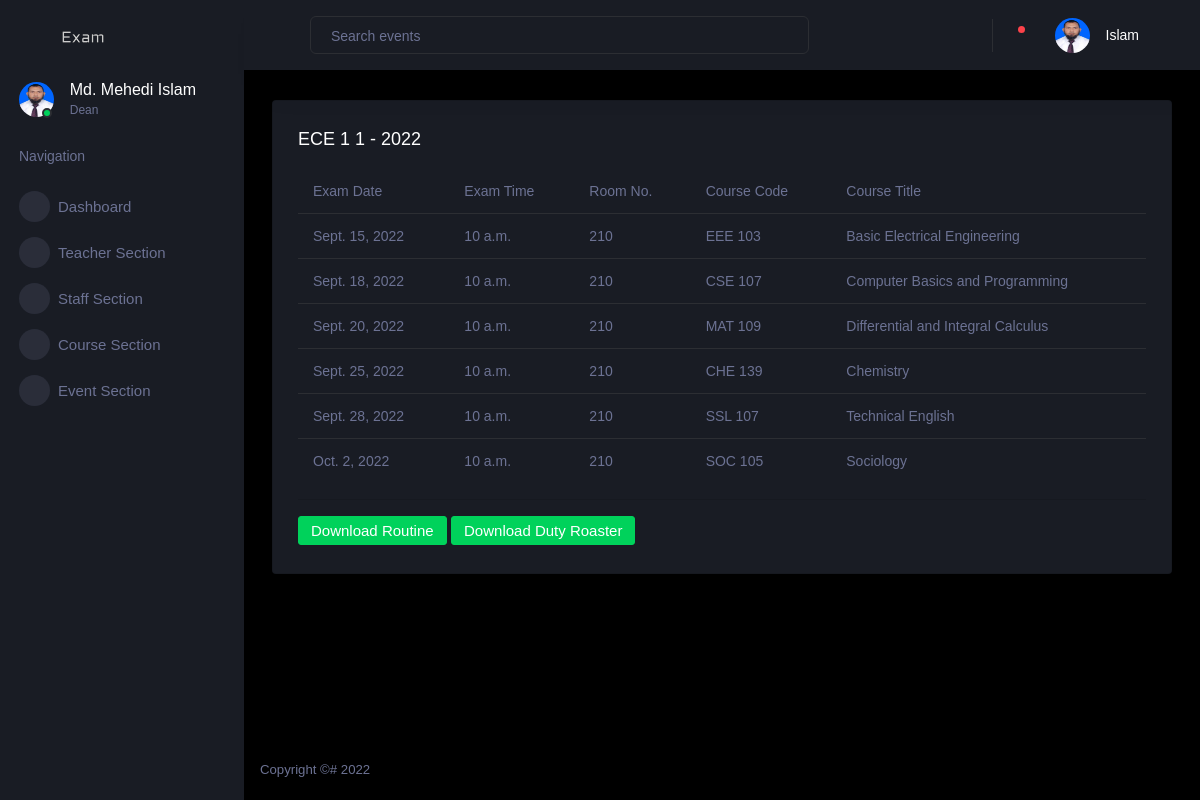
The app's page /user/routine-view/1 (signed in) with its own data.
### account/models.py (models this page shows, shortened)
class Teacher(models.Model):
    user = models.OneToOneField(
        User, on_delete=models.CASCADE, primary_key=True)
    title = models.CharField(max_length=255, null=False,
                             choices=TEACHER_TITLE_CHOICES, default='None')
    contact_number = models.CharField(null=False, unique=True, max_length=255)
    profile_picture = models.ImageField(
        upload_to=get_profile_pictures_directory, blank=True, null=True)
    department = models.ForeignKey(Department, on_delete=models.DO_NOTHING)
    is_available = models.BooleanField(default=True)
    total_creadits = models.DecimalField(
        max_digits=10, decimal_places=2, default=0)

class Routine(models.Model):
    name = models.CharField(max_length=255, null=False, unique=True)
    start_date = models.DateField()
    session = models.IntegerField()
    department = models.ForeignKey(Department, on_delete=models.CASCADE)
    is_approved = models.BooleanField(default=False)

class Exam(models.Model):
    exam_date = models.DateField()
    exam_time = models.TimeField()
    room_number = models.IntegerField()
    faculty = models.ForeignKey(
        Faculty, on_delete=models.DO_NOTHING, related_name='+')
    course = models.ForeignKey(
        Course, on_delete=models.DO_NOTHING, related_name='+')
    examiners = models.ManyToManyField(Teacher, related_name='+')
    supervisor = models.ForeignKey(
        Teacher, on_delete=models.DO_NOTHING, related_name='supervisor')
    routine = models.ForeignKey(
        Routine, on_delete=models.CASCADE, null=False, default=1)

### dashboard/models.py (models this page shows, shortened)
class Course(models.Model):
    code = models.CharField(max_length=255, null=False)
    credits = models.DecimalField(null=False, max_digits=4, decimal_places=2)
    department = models.ForeignKey(
        Department, on_delete=models.CASCADE, null=False)
    is_sessional = models.BooleanField(null=False, default=False)
    level = models.CharField(max_length=1, null=False,
                             choices=LEVEL_CHOICES, default='1')
    name = models.CharField(max_length=255, null=False)
    semester = models.CharField(
        max_length=2, null=False, choices=SEMESTER_CHOICES, default='I')

### dashboard/views.py (the view)
# urls.py: path('routine-view/<int:pk>', routine_view, name='routine-view'),
def routine_view(request, pk):
    context = get_context(request)
    routine = Routine.objects.filter(pk=pk).first()
    exams = Exam.objects.filter(routine=routine).all()
    context['exams'] = exams
    context['routine_name'] = routine.name
    return render(request, 'routine_view.html', context)

### account/models.py (called while the page is built)
    def __str__(self) -> str:
        return self.messages

### dashboard/models.py (called while the page is built)
    def __str__(self) -> str:
        return self.name

    def __str__(self) -> str:
        return self.name

### dashboard/views.py (called while the page is built)
def is_dean(user):
    try:
        teacher = Teacher.objects.get(user=user)
    except Teacher.DoesNotExist:
        return None
    deans = Dean.objects.filter(teacher=teacher).order_by('-joined')[:1]
    if len(deans) != 1:
        return None
    return deans[0]

def is_staff(user):
    try:
        staff = Staff.objects.get(user=user)
    except Staff.DoesNotExist:
        return None
    return staff

def is_teacher(user):
    try:
        teacher = Teacher.objects.get(user=user)
    except Teacher.DoesNotExist:
        return None
    return teacher

def is_student(user):
    try:
        student = Student.objects.get(user=user)
    except Student.DoesNotExist:
        return None
    return student

def get_staff(faculty):
    return list(Staff.objects.filter(faculty=faculty))

def get_courses(faculty):
    courses = Course.objects.all()
    selected_courses = []
    for course in courses:
        dept = Department.objects.get(name=course.department)
        if dept.faculty == faculty:
            selected_courses.append(course)
    return selected_courses

def get_teachers(faculty):
    teachers = Teacher.objects.all()
    selected_teachers = []
    for teacher in teachers:
        dept = Department.objects.get(name=teacher.department)
        if dept.faculty == faculty:
            selected_teachers.append(teacher)
    return selected_teachers

def get_exams(approved_routines, teacher=None):
    past = []
    current = []
    upcomming = []
    today = date.today()
    for routine in approved_routines:
        exams = routine.exam_set.all()
        if teacher:
            exams = filter(lambda exam: teacher in exam.examiners.all()
                           or teacher == exam.supervisor, exams)
        for exam in exams:
            if exam.exam_date == today:
                current.append(exam)
            elif exam.exam_date < today:
                past.append(exam)
            else:
                upcomming.append(exam)
    return current, past, upcomming

def get_notification(user):
    return Notification.objects.filter(user=user, marked_read=False).all()

### dashboard/templates/routine_view.html
{% extends "dashboard-base.html" %}
{% load static %}
{% block content %}
<div class="row ">
  <div class="col-12 grid-margin">
    <div class="card">
      <div class="card-body">
        <h4 class="card-title">{{ routine_name }}</h4>
        <div class="table-responsive">
          <table class="table">
            <thead>
              <tr>
                <th> Exam Date </th>
                <th> Exam Time </th>
                <th> Room No. </th>
                <th> Course Code </th>
                <th> Course Title </th>
              </tr>
            </thead>
            <tbody>
              {% for exam in exams %}
              <tr>
                <td> {{exam.exam_date}} </td>
                <td> {{exam.exam_time}} </td>
                <td> {{exam.room_number}} </td>
                <td> {{exam.course.code}} </td>
                <td> {{exam.course.name}} </td>
              </tr>
              {% endfor %}
            </tbody>
          </table>
          <hr>
          <a class="btn btn-success" href="{% url 'download-routine' routine_name %}">Download Routine</a>
          {% if not is_student %}
          <a class="btn btn-success" href="{% url 'download-roaster' routine_name %}">Download Duty Roaster</a>
          {% endif %}
        </div>
      </div>
    </div>
  </div>
</div>
{% endblock content %}

### dashboard/templates/dashboard-base.html (shortened to what this page needs)
{% load static %}
<!DOCTYPE html>
<html lang="en">
<head>
  <link rel="stylesheet" href="{% static 'dashboard/vendors/mdi/css/materialdesignicons.min.css' %}" />
  <link rel="stylesheet" href="{% static 'dashboard/vendors/css/vendor.bundle.base.css' %}" />
  <link rel="stylesheet" href="{% static 'dashboard/vendors/jvectormap/jquery-jvectormap.css' %}" />
  <link rel="stylesheet" href="{% static 'dashboard/vendors/flag-icon-css/css/flag-icon.min.css' %}" />
  <link rel="stylesheet" href="{% static 'dashboard/vendors/owl-carousel-2/owl.carousel.min.css' %}" />
  <link rel="stylesheet" href="{% static 'dashboard/vendors/owl-carousel-2/owl.theme.default.min.css' %}" />
  <link rel="stylesheet" href="{% static 'dashboard/css/style.css' %}" />
</head>
<body>
  <div class="container-scroller">
    <nav class="sidebar sidebar-offcanvas" id="sidebar">
      <div class="sidebar-brand-wrapper d-none d-lg-flex align-items-center justify-content-center fixed-top">
        <a class="sidebar-brand brand-logo" href="#">
          <img src="{% static 'dashboard/images/logo.svg' %}" alt="logo" />
        </a>
      </div>
      <ul class="nav">
        <li class="nav-item profile">
          <div class="profile-desc">
            <div class="profile-pic">
              <div class="count-indicator">
                {% if user.profile_picture %}
                <img class="img-xs rounded-circle" src="{{ user.profile_picture.url }}" />
                {% else %}
                <img class="img-xs rounded-circle" src="{% static 'dashboard/images/dummy.png' %}" />
                {% endif %}
                <span class="count bg-success"></span>
              </div>
              <div class="profile-name">
                <h5 class="mb-0 font-weight-normal">
                  {% if is_student %}
                    {{ student.user.first_name }} {{ student.user.last_name }}
                  {% else %}
                    {{ user.user.first_name }} {{ user.user.last_name }}
                  {% endif %}
                </h5>
                <span>
                  {% if if_staff %}
                  Staff
                  {% elif if_dean %}
                  Dean
                  {% elif is_student %}
                  Student
                  {% else %}
                  Teacher
                  {% endif %}
                </span>
              </div>
            </div>
          </div>
        </li>
        <li class="nav-item nav-category">
          <span class="nav-link">Navigation</span>
        </li>
        <li class="nav-item menu-items">
          <a class="nav-link" href="{% url 'dashboard-page' %}">
            <span class="menu-icon">
              <i class="mdi mdi-speedometer"></i>
            </span>
            <span class="menu-title">Dashboard</span>
          </a>
        </li>
        {% if not is_student %}
          {% if is_staff %}
            <li class="nav-item menu-items">
              <a class="nav-link" href="{% url 'teacher-section' %}">
                <span class="menu-icon">
                  <i class="mdi mdi-playlist-play"></i>
                </span>
                <span class="menu-title">Teacher Section</span>
              </a>
            </li>
            {% if if_dean %}
              <li class="nav-item menu-items">
                <a class="nav-link" href="{% url 'staff-section' %}">
                  <span class="menu-icon">
                    <i class="mdi mdi-table-large"></i>
                  </span>
                  <span class="menu-title">Staff Section</span>
                </a>
              </li>
            {% endif %}
          <li class="nav-item menu-items">
            <a class="nav-link" href="{% url 'course-section' %}">
              <span class="menu-icon">
                <i class="mdi mdi-chart-bar"></i>
              </span>
              <span class="menu-title">Course Section</span>
            </a>
          </li>
          {% endif %}
          {% if is_staff %}
          <li class="nav-item menu-items">
            <a class="nav-link" href="{% url 'event-section' %}">
              <span class="menu-icon">
                <i class="mdi mdi-chart-bar"></i>
              </span>
              <span class="menu-title">Event Section</span>
            </a>
          </li>
          {% endif %}
        {% endif %}
      </ul>
    </nav>
    <div class="container-fluid page-body-wrapper">
      <nav class="navbar p-0 fixed-top d-flex flex-row">
        <div class="navbar-menu-wrapper flex-grow d-flex align-items-stretch">
          <button class="navbar-toggler navbar-toggler align-self-center" type="button" data-toggle="minimize">
            <span class="mdi mdi-menu"></span>
          </button>
          <ul class="navbar-nav w-100">
            <li class="nav-item w-100">
              <form class="nav-link mt-2 mt-md-0 d-none d-lg-flex search" method="post"
                action="{% url 'search-page' %}">
                <input type="text" name="search" class="form-control" placeholder="Search events" />
              </form>
            </li>
          </ul>
          <ul class="navbar-nav navbar-nav-right">
            <li class="nav-item dropdown border-left">
              <a class="nav-link count-indicator dropdown-toggle" id="notificationDropdown" href="#"
                data-toggle="dropdown">
                <i class="mdi mdi-bell"></i>
                {% if notifications|length > 0 %}
                <span class="count bg-danger"></span>
                {% endif %}
              </a>
            </li>
            <li class="nav-item dropdown">
              <a class="nav-link" id="profileDropdown" href="#" data-toggle="dropdown">
                <div class="navbar-profile">
                  {% if user.profile_picture %}
                  <img class="img-xs rounded-circle" src="{{ user.profile_picture.url }}" />
                  {% else %}
                  <img class="img-xs rounded-circle" src="{% static 'dashboard/images/dummy.png' %}" />
                  {% endif %}
                  <p class="mb-0 d-none d-sm-block navbar-profile-name">
                    {{ user.user.last_name }}
                  </p>
                  <i class="mdi mdi-menu-down d-none d-sm-block pl-3"></i>
                </div>
              </a>
            </li>
          </ul>
        </div>
      </nav>
      <div class="main-panel">
        <div class="content-wrapper">
          {% block content %}{% endblock %}
        </div>
        <footer class="footer">
          <div class="d-sm-flex justify-content-center justify-content-sm-between">
            <span class="text-muted d-block text-center text-sm-left d-sm-inline-block">Copyright ©# 2022</span>
          </div>
        </footer>
      </div>
    </div>
  </div>
</body>
</html>

### records on screen
Teacher: profile_picture (picture), user.first_name "Md. Mehedi", user.last_name "Islam"
Routine: name "ECE 1 1 - 2022"
Exam: exam_date "Sept. 15, 2022", exam_time "10 a.m.", room_number "210", course.code "EEE 103", course.name "Basic Electrical Engineering"
Exam: exam_date "Sept. 18, 2022", exam_time "10 a.m.", room_number "210", course.code "CSE 107", course.name "Computer Basics and Programming"
Exam: exam_date "Sept. 20, 2022", exam_time "10 a.m.", room_number "210", course.code "MAT 109", course.name "Differential and Integral Calculus"
Exam: exam_date "Sept. 25, 2022", exam_time "10 a.m.", room_number "210", course.code "CHE 139", course.name "Chemistry"
Exam: exam_date "Sept. 28, 2022", exam_time "10 a.m.", room_number "210", course.code "SSL 107", course.name "Technical English"
Exam: exam_date "Oct. 2, 2022", exam_time "10 a.m.", room_number "210", course.code "SOC 105", course.name "Sociology"
